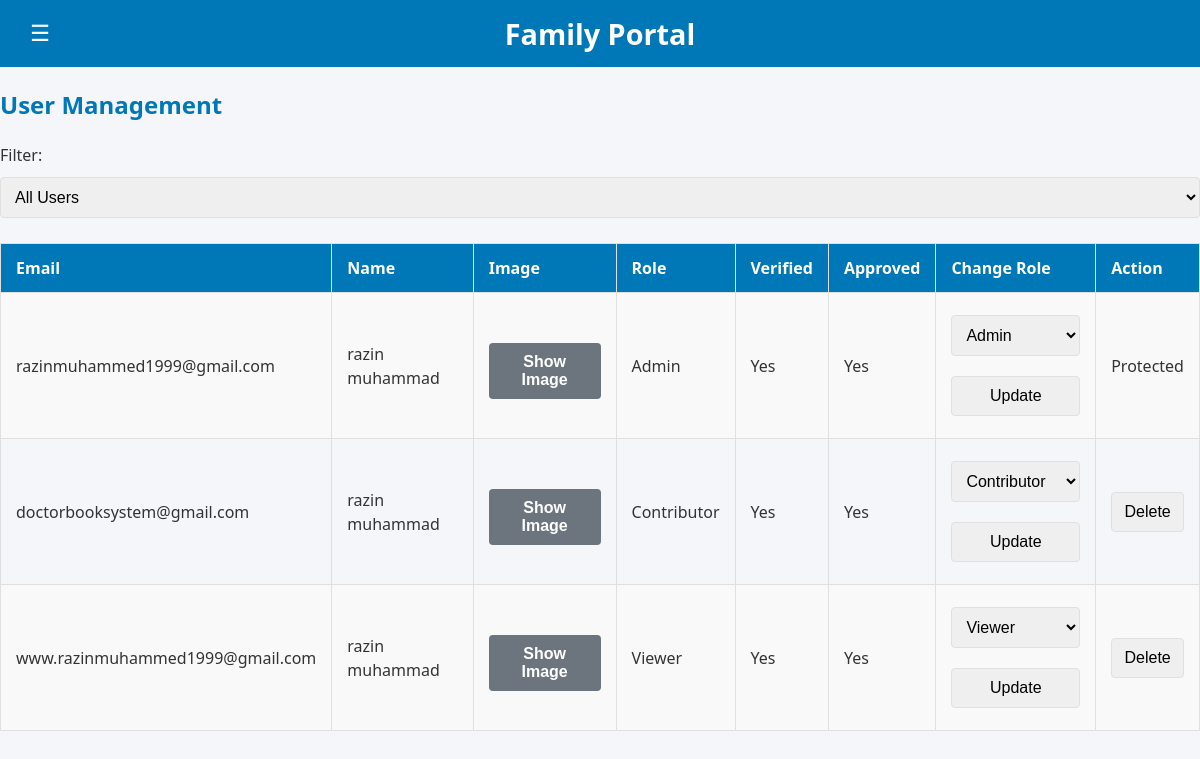
Page /admin (signed in) on the earlier database version.
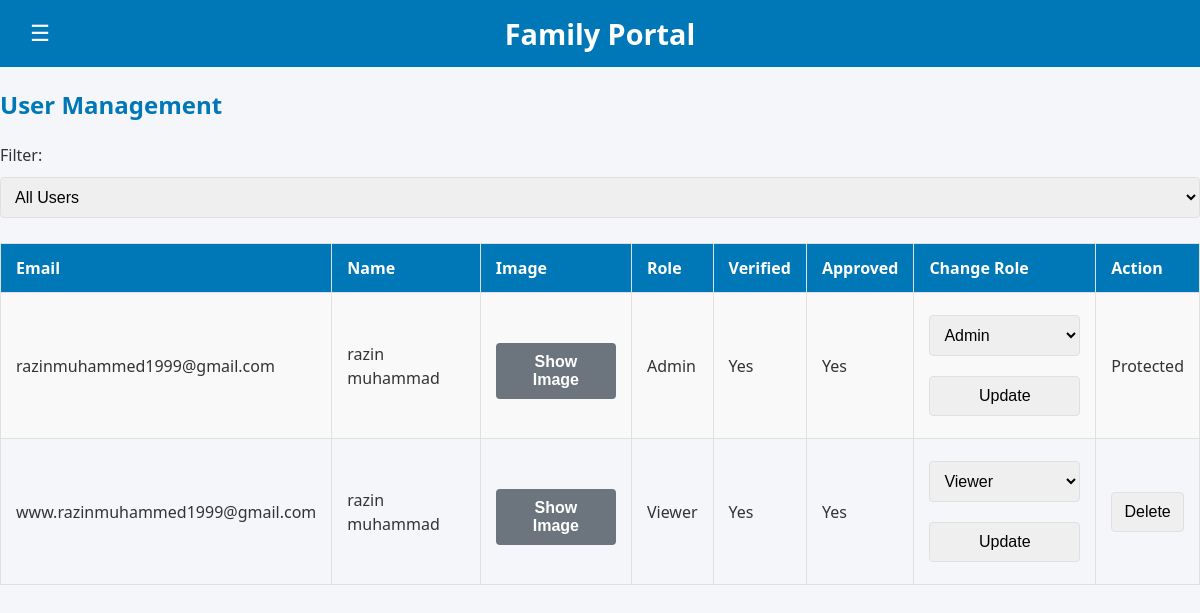
Same page on the later database version.
### tables this page shows
CREATE TABLE users (
    id INTEGER PRIMARY KEY AUTOINCREMENT,
    email TEXT UNIQUE,
    name TEXT,
    selfie_path TEXT,
    role TEXT,
    is_verified INTEGER,
    is_approved INTEGER
);

### app.py (the view, shortened to what this page needs)
@app.route("/admin", methods=["GET", "POST"])
@login_required
@role_required("Admin")
def admin():
    db = get_db()
    filter_value = request.args.get("filter", "all")
    if filter_value == "pending":
        users = db.execute("""
            SELECT * FROM users
            WHERE name IS NOT NULL AND is_approved = 0
            ORDER BY email
        """).fetchall()
    elif filter_value == "approved":
        users = db.execute("""
            SELECT * FROM users
            WHERE name IS NOT NULL AND is_approved = 1
            ORDER BY email
        """).fetchall()
    else:
        users = db.execute("""
            SELECT * FROM users
            WHERE name IS NOT NULL
            ORDER BY is_approved DESC, role, email
        """).fetchall()
    return render_template(
        "single_page.html",
        mode="admin",
        users=users,
        user=current_user
    )

### app.py (called while the page is built)
@app.before_request
def make_session_permanent():
    session.permanent = True
    app.permanent_session_lifetime = timedelta(days=15)

@login_manager.user_loader
def load_user(user_id):
    db = get_db()
    user = db.execute("SELECT * FROM users WHERE id=?", (user_id,)).fetchone()
    return User(user) if user else None

def role_required(*roles):
    def decorator(f):
        @wraps(f)
        def decorated_function(*args, **kwargs):
            if current_user.role not in roles:
                flash("Access denied.")
                return redirect(url_for("tree"))
            return f(*args, **kwargs)
        return decorated_function
    return decorator

@app.context_processor
def inject_filter_value():
    return {
        "current_filter": request.args.get("filter", "all")
    }

### templates/single_page.html (shortened to what this page needs)
<!DOCTYPE html>
<html lang="en">
<head>
</head>
<body>
 <header class="site-header">
  {% if mode != "login" %}
    <button id="menuBtn" class="menu-btn">☰</button>
  {% else %}
    <span class="menu-placeholder"></span>
  {% endif %}
  <span class="site-title">Family Portal</span>
  {% if mode != "login" %}
    <span class="menu-placeholder"></span>
  {% else %}
    <span class="menu-placeholder"></span>
  {% endif %}
</header>
  {% if mode == 'admin' %}
    <h2>User Management</h2>
    <form method="get">
      <label>Filter:</label>
      <select name="filter" onchange="this.form.submit()">
        <option value="all" {% if current_filter == 'all' %}selected{% endif %}>All Users</option>
      </select>
    </form>
<div class="table-responsive">
    <table border="1" cellpadding="5" cellspacing="0" style="border-collapse: collapse; width: 100%; margin-top: 15px;">
      <tr>
        <th>Email</th>
        <th>Name</th>
        <th>Image</th>
        <th>Role</th>
        <th>Verified</th>
        <th>Approved</th>
        <th>Change Role</th>
        <th>Action</th>
      </tr>
      {% for user in users %}
      <tr>
        <td>{{ user.email }}</td>
        <td>{{ user.name }}</td>
        <td>
          {% if user.selfie_path %}
            <button
              type="button"
              class="btn btn-secondary"
              onclick="showOverlay('{{ url_for('selfies', filename=user.selfie_path.split('/')[-1]) }}', '{{ user.email }}')"
            >
              Show Image
            </button>
          {% else %}
            <p>No photo uploaded.</p>
          {% endif %}
        </td>
        <td>{{ user.role }}</td>
        <td>{{ 'Yes' if user.is_verified else 'No' }}</td>
        <td>{{ 'Yes' if user.is_approved else 'No' }}</td>
        <td>
          <form method="post" style="display:inline;">
            <select name="role">
              <option value="Viewer" {% if user.role == 'Viewer' %}selected{% endif %}>Viewer</option>
              <option value="Contributor" {% if user.role == 'Contributor' %}selected{% endif %}>Contributor</option>
              <option value="Admin" {% if user.role == 'Admin' %}selected{% endif %}>Admin</option>
            </select>
            <button type="submit" name="action" value="update_role">Update</button>
          </form>
        </td>
        <td>
          {% if user.email != SUPER_ADMIN_EMAIL and user.email != "razinmuhammed1999@gmail.com" %}
            <form method="post" style="display:inline;">
              <button type="submit" name="action" value="delete">Delete</button>
            </form>
          {% else %}
            Protected
          {% endif %}
        </td>
      </tr>
      {% endfor %}
    </table>
    </div>
  {% endif %}
</body>
</html>

### templates/single_page.html (style rules this page uses)
html, body { margin: 0; padding: 0; }
html { font-size: 16px; }
:root { --primary: #0077b6; --primary-dark: #005f91; --secondary: #6c757d; --secondary-dark: #545b62; --warning: #f39c12; --warning-dark: #d78b0d; --background: #f4f6f9; --white: #ffffff; --text: #333333; --light-border: #e0e0e0; --light-grey: #f9f9f9; }
* { box-sizing: border-box; }
body { margin: 0; background: var(--background); font-family: 'Segoe UI', sans-serif; color: var(--text); line-height: 1.5; }
header, h1, h2, h3, h4 { color: var(--primary); margin: 0 0 20px; }
.site-header { display: flex; justify-content: space-between; align-items: center; background: var(--primary); color: var(--white); padding: 12px 16px; width: 100%; }
.menu-btn { background: none; border: none; color: var(--white); cursor: pointer; font-size: 1.4rem; width: 48px; height: 24px; display: inline-flex; align-items: center; justify-content: center; margin: 0; }
.site-title { flex: none; text-align: center; font-size: 1.8rem; font-weight: bold; }
.menu-placeholder { display: inline-block; width: 48px; height: 24px; }
.btn { display: inline-block; padding: 10px 20px; margin: 10px 5px 0 0; border: none; border-radius: 4px; text-decoration: none; font-weight: 600; cursor: pointer; transition: background 0.3s ease, color 0.3s ease; }
.btn-secondary { background: var(--secondary); color: var(--white); }
input, select, button { font-size: 1rem; padding: 10px; margin: 10px 0; border: 1px solid var(--light-border); border-radius: 4px; width: 100%; }
table { width: 100%; border-collapse: collapse; margin-top: 20px; }
table th, table td { border: 1px solid var(--light-border); padding: 12px 15px; text-align: left; }
table th { background: var(--primary); color: var(--white); }
table tr:nth-child(even) { background: var(--light-grey); }

Differences in the rows shown:
removed users: email "doctorbooksystem@gmail.com", name "razin muhammad", role "Contributor", is_verified "Yes", is_approved "Yes"
